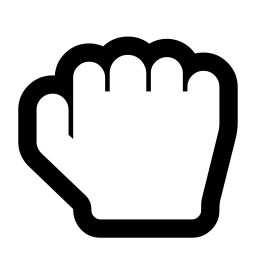
#> input picture python_tutorial/EasyGUI/Rock, Paper, Scissors/assets/rock.gif, 256 x 256 px; its folder holds 7 pictures in this run
$ python main.py
#> lines starting #> are read from the running program, lines starting #| are printed output that depends on the picture
import easygui
import random
import os
from PIL import Image

BASE_DIR = os.path.dirname(os.path.abspath(__file__))
ASSETS_DIR = os.path.join(BASE_DIR, "assets")

rock_img_path = os.path.join(ASSETS_DIR, "rock.gif")
paper_img_path = os.path.join(ASSETS_DIR, "paper.gif")
scissors_img_path = os.path.join(ASSETS_DIR, "scissors.gif")

size = (64, 64)

img_rock = Image.open(rock_img_path).resize(size)
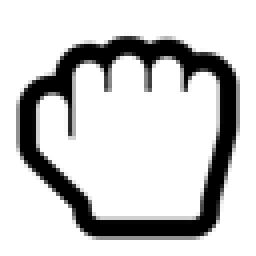
#> img_rock: PIL image 64x64 RGBA (shown 4 times larger); mean R, G, B, A 0, 0, 0, 49.9; transparent parts drawn white
img_paper = Image.open(paper_img_path).resize(size)
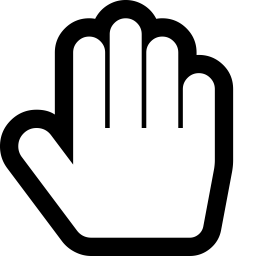
#> input picture python_tutorial/EasyGUI/Rock, Paper, Scissors/assets/paper.gif, 256 x 256 px
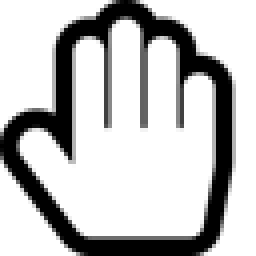
#> img_paper: PIL image 64x64 RGBA (shown 4 times larger); mean R, G, B, A 0, 0, 0, 62.1; transparent parts drawn white
img_scissors = Image.open(scissors_img_path).resize(size)
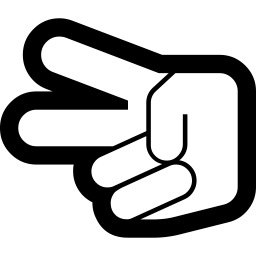
#> input picture python_tutorial/EasyGUI/Rock, Paper, Scissors/assets/scissors.gif, 256 x 256 px
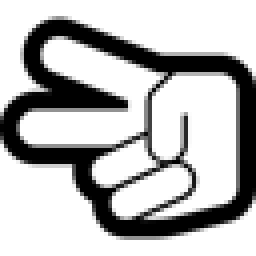
#> img_scissors: PIL image 64x64 RGBA (shown 4 times larger); mean R, G, B, A 0, 0, 0, 69.3; transparent parts drawn white

small_rock = os.path.join(ASSETS_DIR, "rock_small.gif")
small_paper = os.path.join(ASSETS_DIR, "paper_small.gif")
small_scissors = os.path.join(ASSETS_DIR, "scissors_small.gif")

img_rock.save(small_rock)
img_paper.save(small_paper)
img_scissors.save(small_scissors)

names = ("Rock", "Paper", "Scissors")
player_score = 0
bot_score = 0

# [12 lines of commented-out code are left out]

start = easygui.msgbox("Welcome to Rock, Paper, Scissors", ok_button="Okay")
if start is None:
    easygui.msgbox("Game cancelled.")
    exit()

def player_choice_func():
    player_choice = easygui.buttonbox(
        title="Rock, Paper, Scissors",
        msg="Choose your weapon: ",
        choices=[],
        images=[small_rock, small_paper, small_scissors]
    )

    if player_choice == small_rock:
        return 1
    elif player_choice == small_paper:
        return 2
    elif player_choice == small_scissors:
        return 3
    elif player_choice is None:
        return None

def bot_choice_func():
    bot_choice = random.randint(1, 3)
    return bot_choice

def play_round(player, bot_choice):
    global player_score, bot_score
    if player == bot_choice:
        player_score += 1
        bot_score += 1
        return "Tie!"
    elif (player == 1 and bot_choice == 3) or \
    (player == 2 and bot_choice == 1) or \
    (player == 3 and bot_choice == 2):
        player_score += 1
        return "Player wins!"
    # elif player or bot_choice is None:
    #     easygui.msgbox("Game cancelled.")
    #     exit()
    else:
        bot_score += 1
        return "Bot wins!"


# [12 lines of commented-out code are left out]

def results():
    if player_score > bot_score:
        easygui.textbox("Player is winning this tour!")
    elif bot_score > player_score:
        easygui.textbox("Bot is winning this tour!")
    else:
        easygui.textbox("Draw!")


# [11 lines of commented-out code are left out]

for _ in range(3):

    player = player_choice_func()
    bot = bot_choice_func()
    if player is None:
        easygui.msgbox("Game cancelled.")
        exit()
#> (the program exits here)
